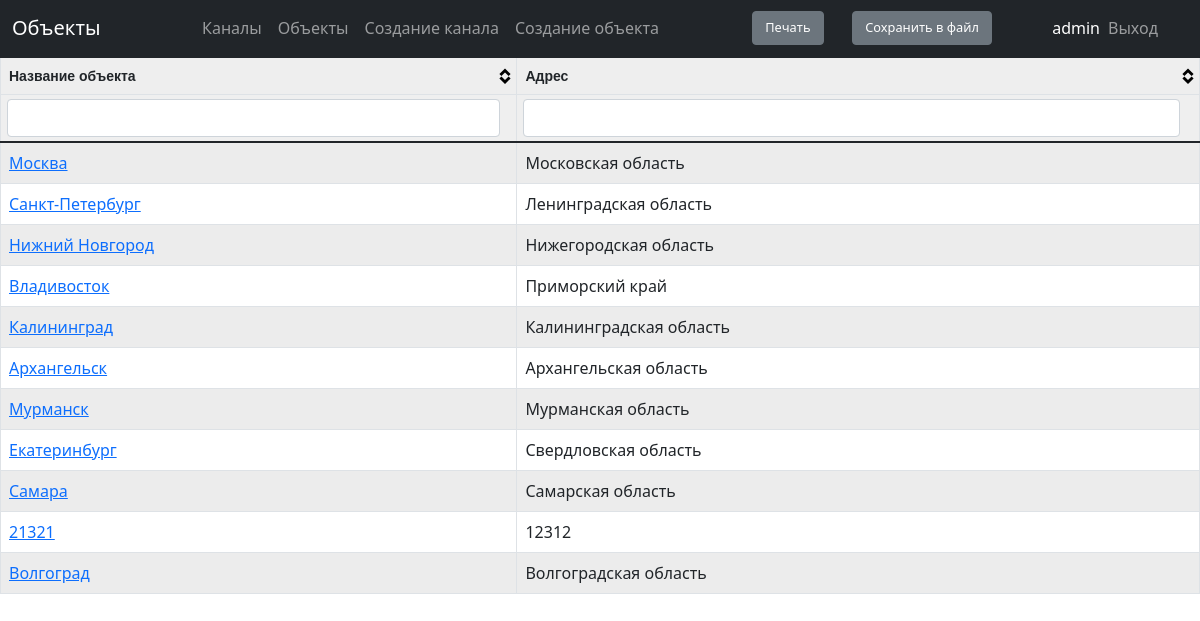
/scheme/locations (signed in), run on an earlier commit of the app's database.
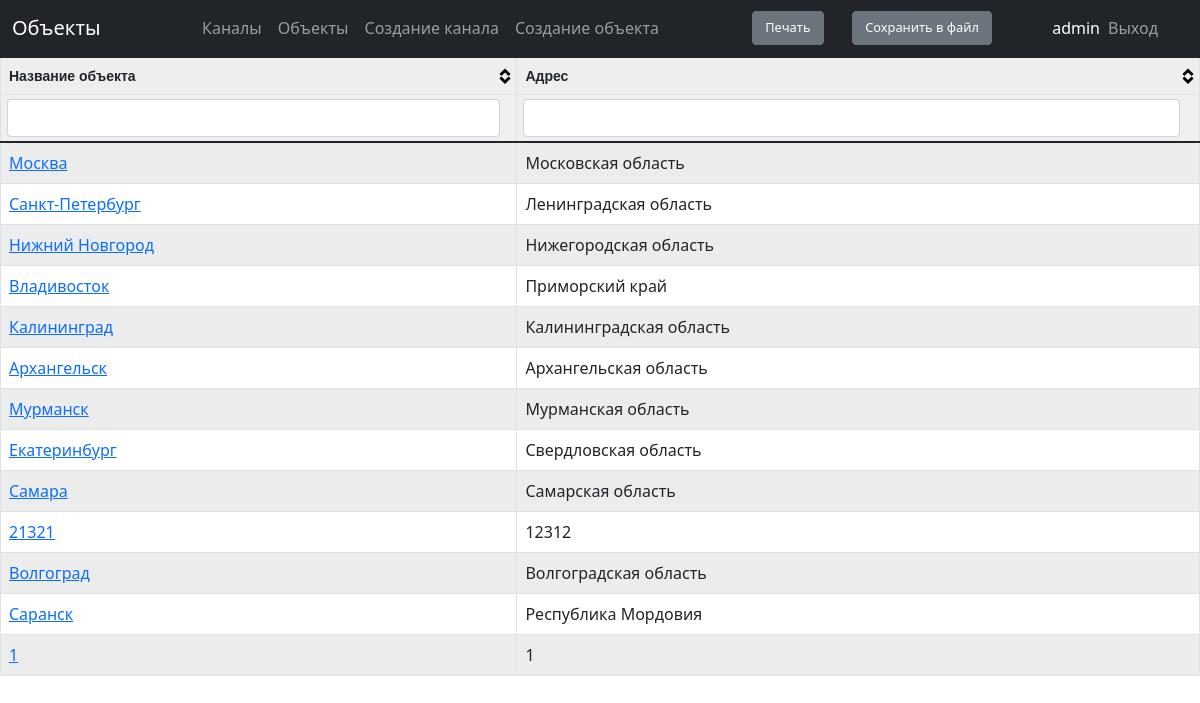
And on a later commit of the database.
### scheme/models.py (models this page shows, shortened)
class Locations(models.Model):
    location = models.CharField(max_length=100, unique=True, verbose_name='Название объекта')
    address = models.CharField(max_length=300, verbose_name='Адрес объекта', blank=True)
    class Meta:
        verbose_name = 'Объекты'
        verbose_name_plural = 'Объекты'

### scheme/views.py (the view)
# urls.py: path('locations', permission_required('scheme.view_locations')(views.LocationsView), name='url_locations'),
def LocationsView(request):
    locations = Locations.objects.all()
    context_object_name = 'locations'
    return render (request, 'scheme/locations.html',{'locations': locations})

### scheme/templates/scheme/locations.html
{% extends 'main/index.html' %}
{% block title %} Объекты {% endblock %}
{% block content %}
    <table id='tblData'>
        <thead>
            <th>Название объекта</th>
            <th>Адрес</th>
        </thead>
        <tbody>
        {% for i in locations %}
        <tr>
            <td><a href="{% url 'url_location_detail_view' i.id %}">{{i.location}}</a></td>
            <td>{{i.address}}</td>
        </tr>
        {%endfor%}
        </tbody>
    </table>
{% endblock%}

What changed in the data, as far as the page shows it:
added Locations: location "Саранск", address "Республика Мордовия"
added Locations: location "1", address "1"
